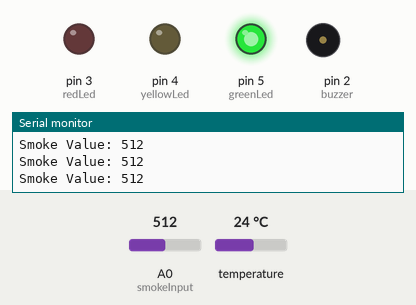
This sketch was run on a simulated Arduino Uno, built with avr-gcc and run on an emulated ATmega328P. Parts: output pins drawn as LEDs (lit = HIGH), buzzer (waves = sounding, pin HIGH), the last lines printed to the serial monitor. Dashed ring = blinking. Inputs (shaded band) come from the test bench; at power-on: A0 (smokeInput) = 512, temperature 24 °C.

Above: at 1.2 s.
1.3 s: A0 (smokeInput) set to 531
At 3.1 s:
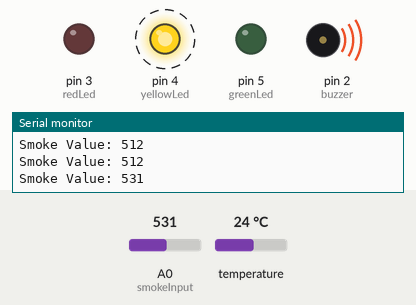
4.3 s: A0 (smokeInput) set to 605
7.3 s: A0 (smokeInput) set to 635
At 8.0 s:
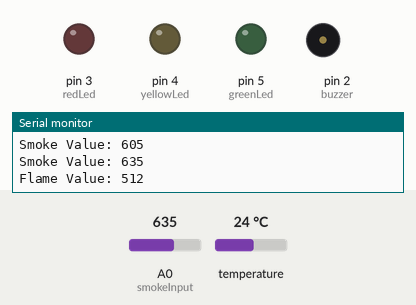
At 8.48 s:
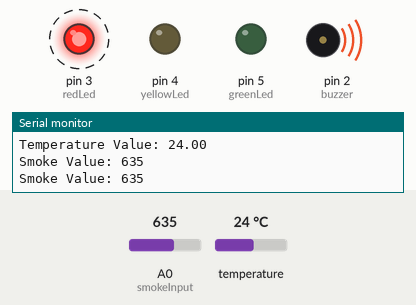
Timing chart, 0 to 16.3 s (numbered marks = the images above; inputs shaded):
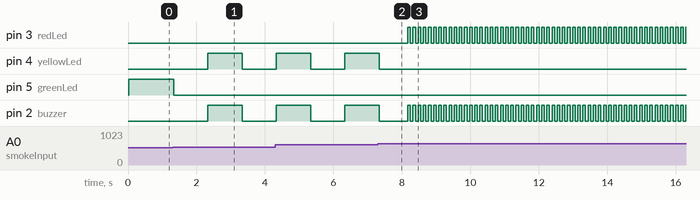

Measured:
- the behaviour switches between 520 and 521 on A0 (smokeInput) (found by bisection; images 0 and 1)
- the behaviour switches between 620 and 621 on A0 (smokeInput) (found by bisection; images 1 and 2)
- after the input at 1.3 s, pin 4 (yellowLed), pin 2 (buzzer): LOW → HIGH after 1.0 s, → LOW 1.0 s later; pin 5 (greenLed): HIGH → LOW at once
- after the input at 7.3 s, pin 3 (redLed): alternates HIGH for 0.08 s and LOW for 0.08 s, starting after 0.87 s; pin 4 (yellowLed): goes on until 7.3 s, then stays LOW

The sketch:

smokeFlameTempWithGSMModemSMS.ino
```cpp
//=============================================================================//
// Software for interfacing an Arduino Uno with an MQ2 smoke/LPG sensor, a flame
// sensor (Analog), a temperature sensor (IB820), and a GSM modem (SIM900A) to
// create a cellular IOT based status monitoring and smoke alarm system.
//
// Based on the detected concentration/severity of smoke/flame, the LED(s) and
// buzzers are triggered and an alert SMS is send to the user.
//
// This code is in public domain.
// Author : Nithin Philip Kuruvila
// Date   : 05/07/2017
//=============================================================================//


//=============================================================================//
// Include external libraries needed
//=============================================================================//
#include<SoftwareSerial.h>
#include<OneWire.h>
#include<DallasTemperature.h>


//=============================================================================//
// Define global parameters
//=============================================================================//

// Define the serial communication baud rate
#define SERIAL_BAUD_RATE 9600

// Define PINS for serial communication with the GSM modem
#define GSM_MODEM_TX 9		// At arduino side, this RX
#define GSM_MODEM_RX 10		// and TX will be reversed.

//=============================================================================//
// Define thresholds for operation
//=============================================================================//

// Set the smoke alarm thresholds
#define MQ2_UPPER_THRESHOLD 620			// Calibrate as
#define MQ2_LOWER_THRESHOLD 520			// required

// Set the flame alarm thresholds
#define FLAME_DETECT_THRESHOLD 950		// Calibrate as required.
						// NOTE: Closer and more severe
						// the flame, smaller the output
						// Normal reading = ~1015 to ~1020


//=============================================================================//
// Initialize pins for LED(s), buzzer, MQ2 smoke, flame & temperature sensor
//=============================================================================//

// Set the digital triggers for LED(s) and buzzer
int redLed = 3;
int yellowLed = 4;
int greenLed = 5;
int buzzer = 2;

// Set the digital input for the temperature sensor
int tempInput = 6;

// Set the analog input pins for the smoke and flame sensors
int smokeInput = A0;
int flameInput = A1;


//=============================================================================//
// Initialize variable that determine SMS parameters
//=============================================================================//
bool smsToBeSent = HIGH;


//=============================================================================//
// Set up the libraries for the digital temperature sensor and GSM modem
//=============================================================================//

// Create an instance for the oneWire temperature sensor device
OneWire oneWire(tempInput);

// Pass the instance to the library with the temperature calculcation algorithm
DallasTemperature tempSensor(&oneWire);

// Create an instance for the GSM modem serial communication library
SoftwareSerial gsmModemSerial(GSM_MODEM_TX,GSM_MODEM_RX);	// 1st arg - RX at arduino
								// 2nd arg - TX at arduino

//=============================================================================//
// The setup function
//=============================================================================//
void setup()
{
	//=============================================================================//
	// Setup the pins for output and input
	//=============================================================================//

	// Set the digital pins for LED(s) and the buzzer as output
	pinMode(redLed, OUTPUT);
	pinMode(yellowLed, OUTPUT);
	pinMode(greenLed, OUTPUT);
	pinMode(buzzer, OUTPUT);

	// Set the digital pin for the temperature sensor as inout
	pinMode(tempInput, INPUT);

	// Set the analog pins for the smoke and flame sensors as input
	pinMode(smokeInput, INPUT);
	pinMode(flameInput, INPUT);


	//=============================================================================//
	// Initialize the serial communication interfaces and libraries
	//=============================================================================//

	// Initialize the serial communication for monitoring
	Serial.begin(SERIAL_BAUD_RATE);

	// Initialize the serial communication with the GSM modem
	gsmModemSerial.begin(SERIAL_BAUD_RATE);

	// Start the library for the temperature sensor
	tempSensor.begin();
}
//=============================================================================//

//=============================================================================//
// Function to get the temperature reading from the sensor
//=============================================================================//
float getTemperatureReading()
{
	// Obtain the temperature value from the sensor and the libraries
	tempSensor.requestTemperatures();

	float temperature = tempSensor.getTempCByIndex(0);

	// Print temperature value on serial
	Serial.print("Temperature Value: ");
	Serial.println(temperature);

	return temperature;
}
//=============================================================================//

//=============================================================================//
// Function to get the flame status from the sensor
//=============================================================================//
bool getFlameStatus()
{
	// Read the analog value from the flame sensor
	int flameSensorReading = analogRead(flameInput);

	// Print Analog output from flame sensor onto serial
	Serial.print("Flame Value: ");
	Serial.println(flameSensorReading);

	bool flameStatus;

	if (flameSensorReading <= FLAME_DETECT_THRESHOLD)
		flameStatus = HIGH;
	else
		flameStatus = LOW;

	return flameStatus;
}
//=============================================================================//

//=============================================================================//
// Function to raise urgent sounding alarm
//=============================================================================//
void raiseHighAlarm()
{
	// TURN OFF Green LED
	digitalWrite(greenLed, LOW);

	// Light up the RED LED and sound the buzzer
	// Here we use a short time (50 to 100 milliseconds is
	// the ideal range) so as create an urgent "beep beep beep"
	// at the buzzer and a fast blinking RED LED. Note that the
	// duty cycle used is 50%.
	delay(75);
	digitalWrite(redLed, HIGH);

	// Set continuous tone on buzzer
	digitalWrite(buzzer, HIGH);
	delay(75);
	digitalWrite(redLed, LOW);
	digitalWrite(buzzer,LOW);
}
//=============================================================================//

//=============================================================================//
// Function to raise moderate sounding alarm
//=============================================================================//
void raiseMediumAlarm()
{
	// TURN OFF Green LED
	digitalWrite(greenLed, LOW);

	// Light up the YELLOW LED and sound the buzzer
	// Here we use a relatively larger time (1 second uptime and
	// downtime) so as create an intermittent "beep -- beep -- beep"
	// at the buzzer and slowly blinking YELLOW LED. Note that the
	// duty cycle used is 50%.
	delay(1000);
	digitalWrite(yellowLed, HIGH);


	//Set intermittent tone on buzzer
	digitalWrite(buzzer, HIGH);
	delay(1000);
	digitalWrite(yellowLed, LOW);
	digitalWrite(buzzer,LOW);
}
//=============================================================================//

//=============================================================================//
// Function to send alert SMS
//=============================================================================//
void sendAlertSMS(float temperatureReading, bool flameStatus)
{
	// Prepare the GSM modem for sending SMS using AT commands
	gsmModemSerial.println("AT+CMGF=1");
	delay(1000);

	// Specify the number to which SMS must be sent
	gsmModemSerial.println("AT+CMGS=\"+919946296665\"\r");
	delay(1000);

	// SMS content follows ::
	gsmModemSerial.println("****ALERT****\r");
	gsmModemSerial.println("");
	gsmModemSerial.println("SMOKE ALARM TRIGGERED\r\r");
	gsmModemSerial.println("");

	// Specify flame detection according to status
	if(flameStatus == true)
	{
		gsmModemSerial.println("FLAME HAS BEEN DETECTED\r\r");
		gsmModemSerial.println("");
	}
	else
	{
		gsmModemSerial.println("FLAME HAS NOT BEEN DETECTED\r\r");
		gsmModemSerial.println("");
	}

	// Print the temperature reading
	gsmModemSerial.print("TEMPERATURE =  ");
	int tempTemp = (int)temperatureReading;
	gsmModemSerial.print(tempTemp);
	gsmModemSerial.println("C\r");
	delay(100);

	// Send CTRL+Z to signify end of SMS
	gsmModemSerial.print((char)26);
}
//=============================================================================//

//=============================================================================//
// The loop function
//=============================================================================//
void loop()
{
	// Read the analog value from the smoke sensor
	int smokeSensorReading = analogRead(smokeInput);

	// Print Analog output from MQ2 onto serial
	Serial.print("Smoke Value: ");
	Serial.println(smokeSensorReading);


	// Check smoke sensor readout value and process accordingly
	if (smokeSensorReading > MQ2_UPPER_THRESHOLD)
	{
		// Trigger sending of the ALERT SMS
		if (smsToBeSent == HIGH)
		{
			//Get the status of flame and temperature
			bool flameStatus = getFlameStatus();
			float temperatureReading = getTemperatureReading();

			// Call the function to send the SMS
			//sendAlertSMS(temperatureReading,flameStatus);

			// Set SMS variable to LOW, so SMS will not be repeated
			smsToBeSent = LOW;
		}

		// Raise urgent alarm with LED/Buzzer
		raiseHighAlarm();
	}
	else if (smokeSensorReading <= MQ2_UPPER_THRESHOLD && smokeSensorReading > MQ2_LOWER_THRESHOLD)
	{
		// Raise medium alarm with LED/buzzer
		raiseMediumAlarm();
	}
	else if (smokeSensorReading <= MQ2_LOWER_THRESHOLD)
	{
		// Light up green LED
		digitalWrite(greenLed, HIGH);
		// Turn off the buzzer
		digitalWrite(buzzer,LOW);
	}
}
//=============================================================================//
```
